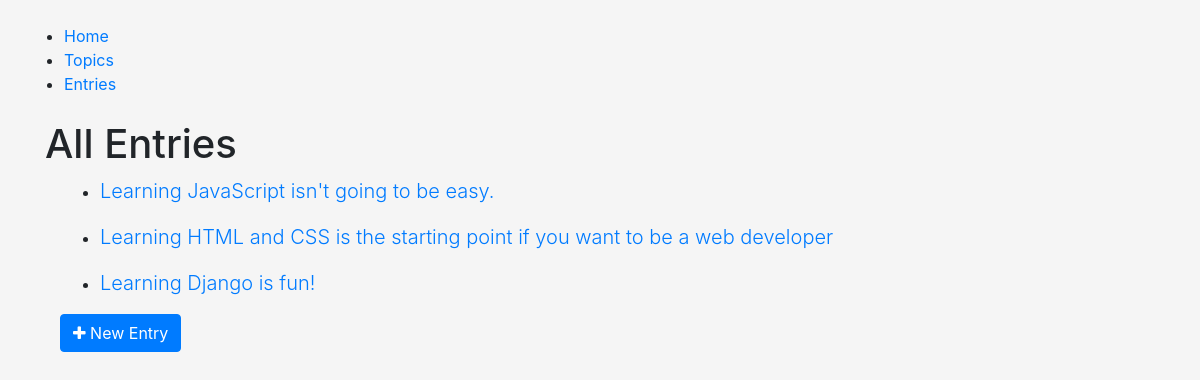
/entries/, run on an earlier commit of the app's database.
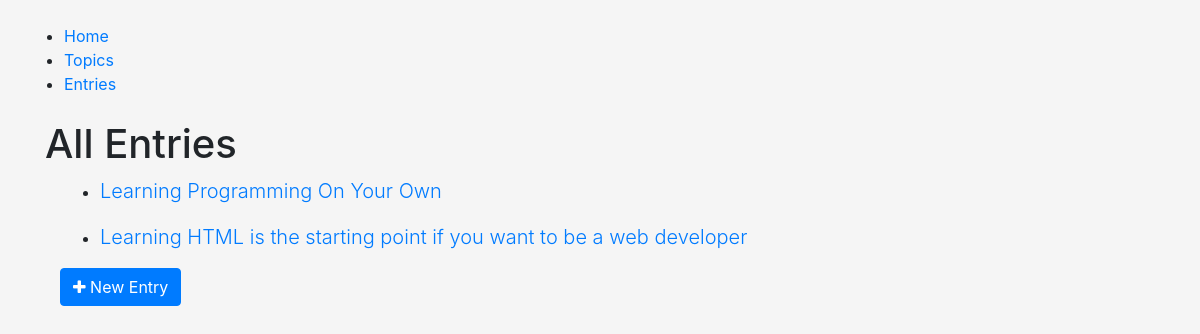
And on a later commit of the database.
### learning_logs/models.py (models this page shows, shortened)
class Entry(models.Model):
	entry_topic = models.ForeignKey(Topic, on_delete=models.CASCADE)
	entry_title = models.CharField(max_length=100, blank=True)
	entry_text = models.TextField(max_length=500)
	date_added = models.DateTimeField(auto_now_add=True)
	class Meta:
		verbose_name_plural = 'entries'
		ordering = ['-date_added']

### learning_logs/views.py (the view)
# urls.py: path('entries/', views.Entries.as_view(), name='entries'),
class Entries(generic.ListView):
	model = Entry
	template_name = 'learning_logs/entries.html'

### learning_logs/templates/learning_logs/entries.html (shortened to what this page needs)
{% extends 'learning_logs/base.html' %}
{% block content %}
	<h1>All Entries </h1>
	<div class="container">
		<ul>
			{% for entry in object_list %}
				<li>
					<p class="lead"><a href="{% url 'entry-detail' entry.id %}" class=""> {{entry.entry_title}}</a></p>
				</li>
			{% empty %}
			<p>There are no entries in your account. When you create an entry, it will appear here.</p>
			{% endfor %}
		</ul>
		<a href="{% url 'new-entry' %}" class="btn btn-primary"> <i class="fa fa-plus"></i> New Entry </a>
	</div>
{% endblock content %}

What changed in the data, as far as the page shows it:
removed Entry: entry_title "Learning JavaScript isn't going to be easy."
removed Entry: entry_title "Learning Django is fun!"
added Entry: entry_title "Learning Programming On Your Own"
changed Entry: entry_title "Learning HTML and CSS is the starting point if you want to be a web developer" → "Learning HTML is the starting point if you want to be a web developer"
